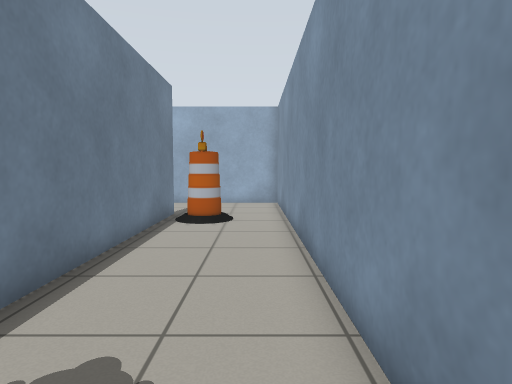
view 1 (above)

16 first-person views from a walk through a world built for the Gazebo simulator. The camera is 0.9 m above the floor, tilts 4° down and sees 75° across. The floor is counted in squares, 0.5 m on a side. Each view is taken from the middle of a square. On the plan, view 1 faces up. The plan holds only what a view shows up to about 17 squares ahead; the rest is blank. Simple patterns stand in for the simulator's built-in surfaces. Some stock models are drawn as simple stand-ins.

view 2
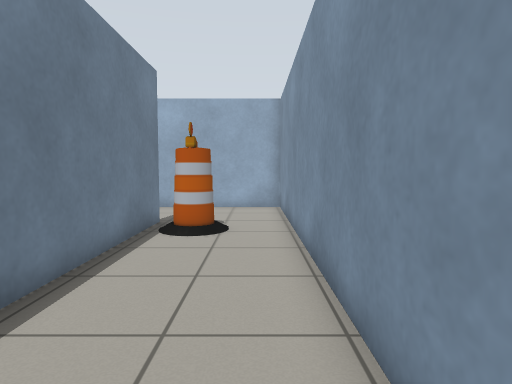

view 3
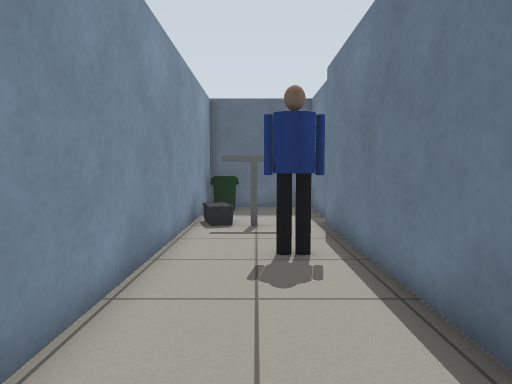

view 4
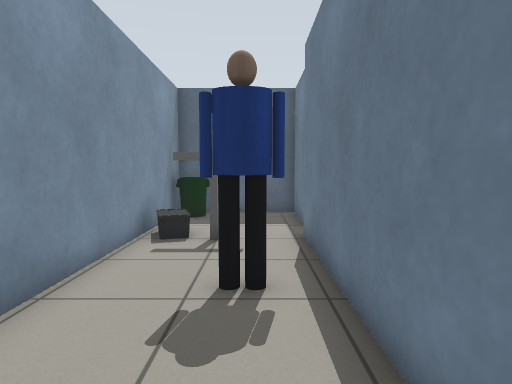

view 5
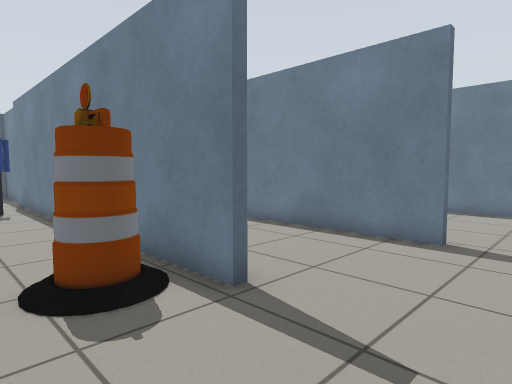

view 6
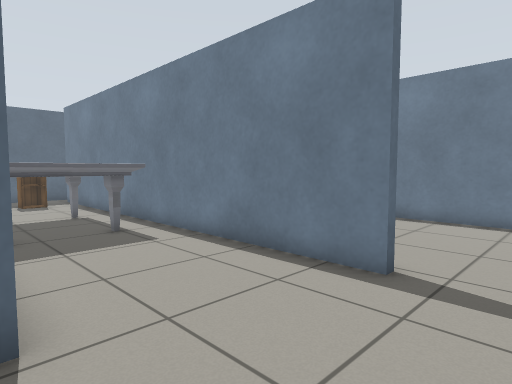

view 7
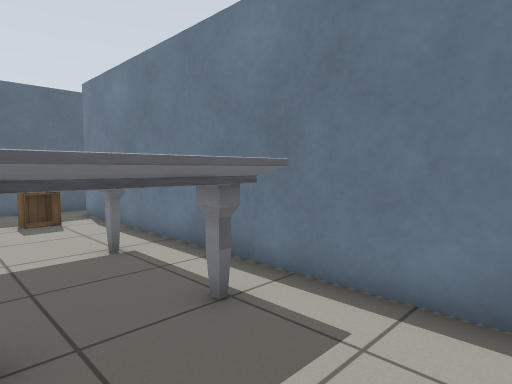

view 8
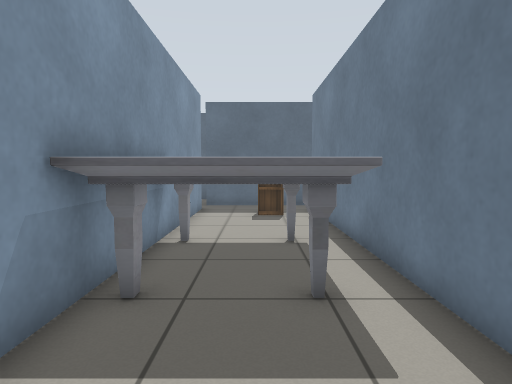

view 9
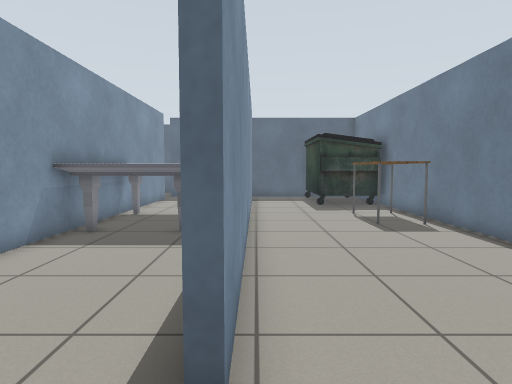

view 10
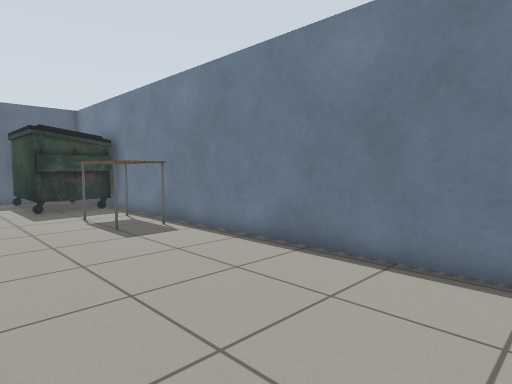

view 11
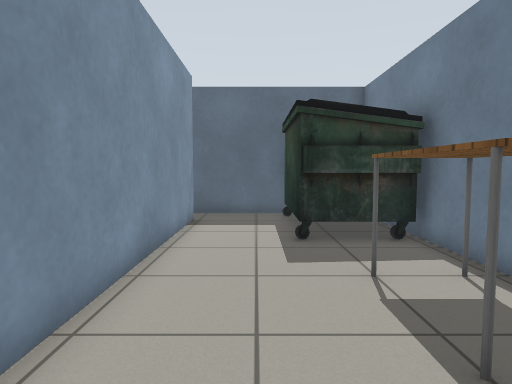

view 12
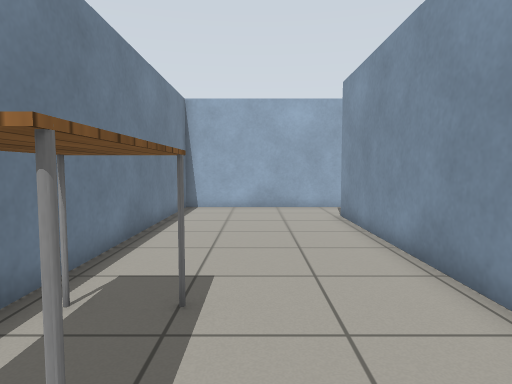

view 13
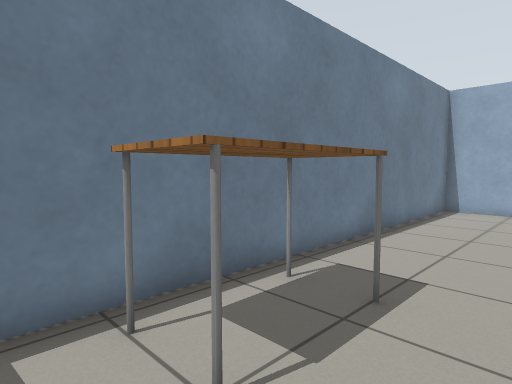

view 14
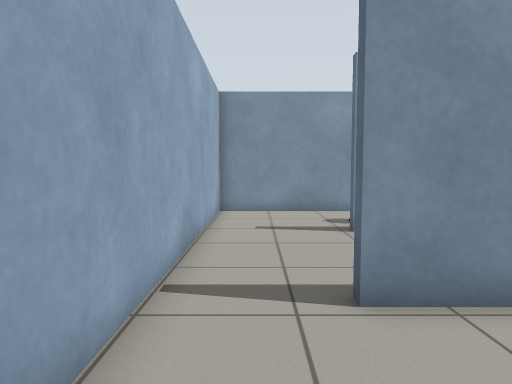

view 15
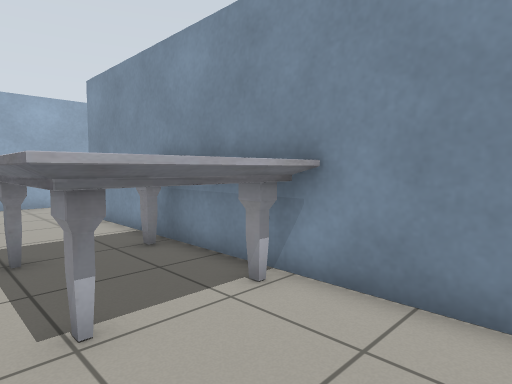

view 16
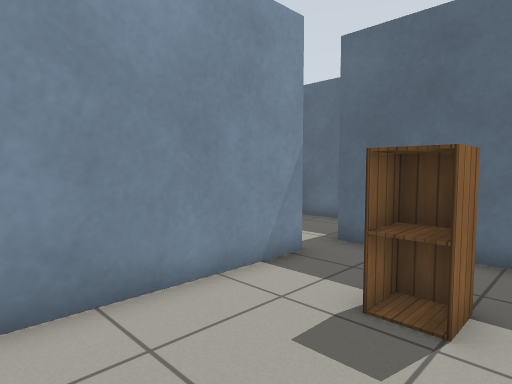

### Floor plan
Key: @ floor where view 1 was taken; # wall or solid block; . floor; B barrel; T marble table; P person; I bin; C cabinet; A table; U dumpster; O other object.
Columns run from 16 left of view 1 to 1 right of it. Each row starts with its distance up from view 1.
 18 ##################
 17 #................#
 16 #................#
 15 #................#
 14 #......#.........#
 13 #......#.....#...#
 12 #......#.....#B..#
 11 #......#.....#B..#
 10 #......#.....#...#
  9 #......#.....#...#
  8 #......#.TTTT#...#
  7 #......#.T  T....#
  6 #.AA...#.T  T....#
  5 #.AA...#.T  T....#
  4 #.AA...#.T  T....#
  3 #......#.TTTT#...#
  2 #......#.....#...#
  1  UUUU..#.....#PP.#
  0  U  U..#.....#..@#
 -1  U  U..#.CC..#...#
 -2     U..#.....#OO.#
 -3     U...........O#
 -4     U...........O#
 -5      ########....#
 -6             #...I#
 -7             #...I#
 -8             ######

Positions as (right, up) in squares from view 1, and headings:
1: (0, 0), facing up
2: (0, 2), facing up
3: (-1, 8), facing down
4: (-2, 6), facing down
5: (0, 17), facing down-left
6: (-3, 17), facing down-left
7: (-4, 11), facing down-left
8: (-6, 12), facing down
9: (-9, 17), facing down
10: (-9, 16), facing down-left
11: (-11, 9), facing down
12: (-12, 2), facing up
13: (-11, 2), facing up-left
14: (-13, 16), facing right
15: (-8, 0), facing up-right
16: (-8, 3), facing down-right
